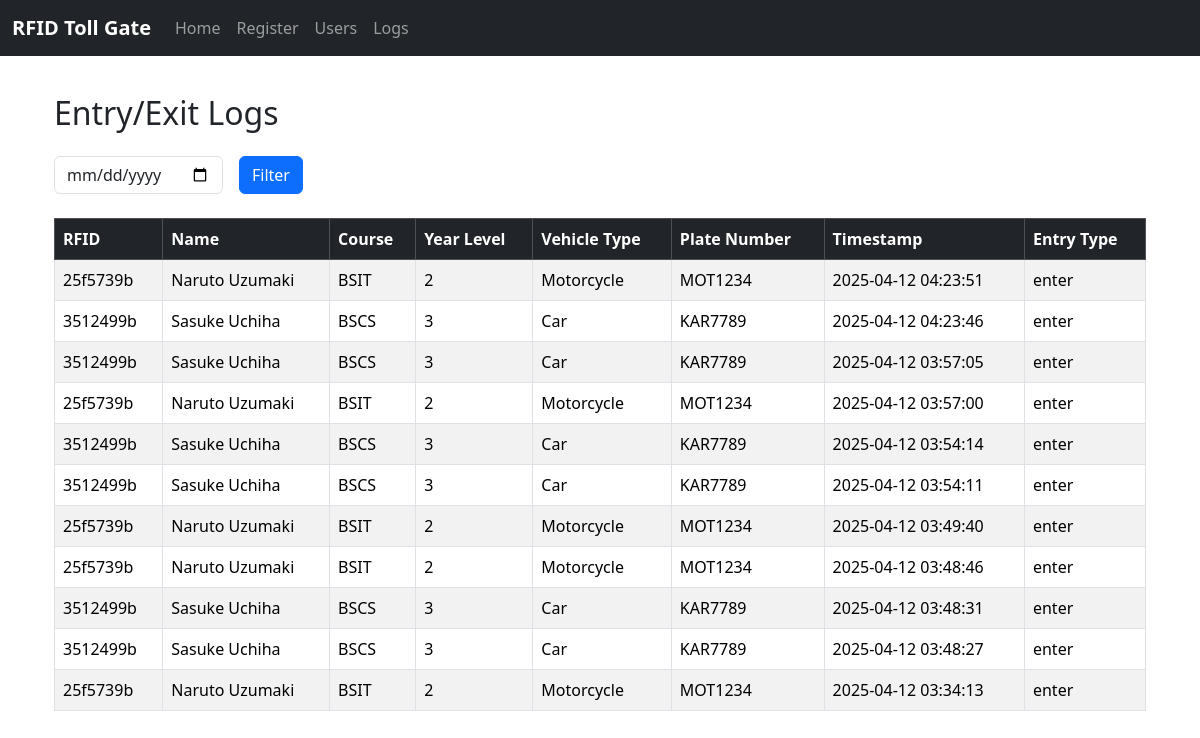
Page /logs on the earlier database version.
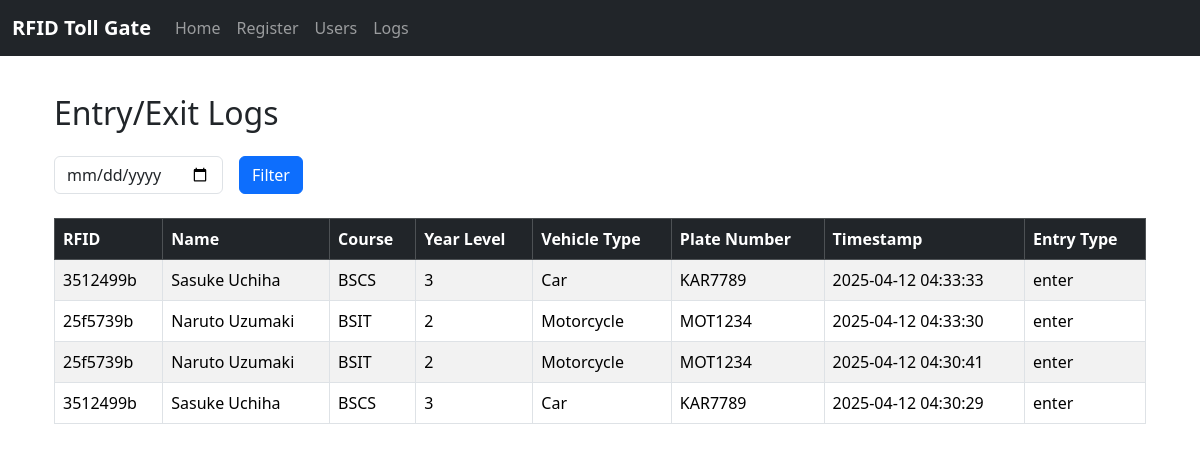
Same page on the later database version.
### tables this page shows
CREATE TABLE logs (
        id INTEGER PRIMARY KEY AUTOINCREMENT,
        rfid TEXT,
        name TEXT,
        course TEXT,
        year_level TEXT,
        vehicle_type TEXT,
        plate_number TEXT,
        timestamp TEXT,
        entry_type TEXT CHECK(entry_type IN ('enter', 'exit'))
    );

### main.py (the view)
@app.route('/logs')
def logs():
    selected_date = request.args.get('date')
    conn = sqlite3.connect('rfid_gate.db')
    c = conn.cursor()
    if selected_date:
        c.execute('''
            SELECT rfid, name, course, year_level, vehicle_type, plate_number, timestamp, entry_type
            FROM logs
            WHERE DATE(timestamp) = ?
            ORDER BY timestamp DESC
        ''', (selected_date,))
    else:
        c.execute('''
            SELECT rfid, name, course, year_level, vehicle_type, plate_number, timestamp, entry_type
            FROM logs
            ORDER BY timestamp DESC
        ''')
    logs_data = c.fetchall()
    conn.close()
    return render_template('logs.html', logs=logs_data, selected_date=selected_date)

### templates/logs.html (shortened to what this page needs)
{% extends "base.html" %}
{% block content %}
<div class="container mt-4">
  <h2 class="mb-4">Entry/Exit Logs</h2>
  <form method="GET" class="row g-3 mb-4">
    <div class="col-auto">
      <input type="date" name="date" class="form-control" value="{{ selected_date }}">
    </div>
    <div class="col-auto">
      <button type="submit" class="btn btn-primary">Filter</button>
    </div>
  </form>
  {% if logs %}
  <div class="table-responsive">
    <table class="table table-striped table-bordered">
      <thead class="table-dark">
        <tr>
          <th>RFID</th>
          <th>Name</th>
          <th>Course</th>
          <th>Year Level</th>
          <th>Vehicle Type</th>
          <th>Plate Number</th>
          <th>Timestamp</th>
          <th>Entry Type</th>
        </tr>
      </thead>
      <tbody>
        {% for log in logs %}
        <tr>
          <td>{{ log[0] }}</td>
          <td>{{ log[1] }}</td>
          <td>{{ log[2] }}</td>
          <td>{{ log[3] }}</td>
          <td>{{ log[4] }}</td>
          <td>{{ log[5] }}</td>
          <td>{{ log[6] }}</td>
          <td>{{ log[7] }}</td>
        </tr>
        {% endfor %}
      </tbody>
    </table>
  </div>
  {% else %}
    <p class="text-muted">No logs found{{ " for " + selected_date if selected_date }}.</p>
  {% endif %}
</div>
{% endblock %}

### templates/base.html (shortened to what this page needs)
<!DOCTYPE html>
<html lang="en">
<head>
  <link href="https://cdn.jsdelivr.net/npm/bootstrap@5.3.2/dist/css/bootstrap.min.css" rel="stylesheet">
</head>
<body>
  <nav class="navbar navbar-expand-lg navbar-dark bg-dark fixed-top">
    <div class="container-fluid">
      <a class="navbar-brand" href="/">RFID Toll Gate</a>
      <div class="collapse navbar-collapse">
        <ul class="navbar-nav me-auto mb-2 mb-lg-0">
          <li class="nav-item"><a class="nav-link" href="/">Home</a></li>
          <li class="nav-item"><a class="nav-link" href="/register">Register</a></li>
          <li class="nav-item"><a class="nav-link" href="/users">Users</a></li>
          <li class="nav-item"><a class="nav-link" href="/logs">Logs</a></li>
        </ul>
      </div>
    </div>
  </nav>
  <div class="container">
    {% block content %}{% endblock %}
  </div>
</body>
</html>

### templates/base.html (style rules this page uses)
body { padding-top: 70px; }
.navbar-brand { font-weight: bold; }

Differences in the rows shown:
removed logs: rfid "25f5739b", name "Naruto Uzumaki", course "BSIT", year_level "2", vehicle_type "Motorcycle", plate_number "MOT1234", timestamp "2025-04-12 04:23:51", entry_type "enter"
removed logs: rfid "3512499b", name "Sasuke Uchiha", course "BSCS", year_level "3", vehicle_type "Car", plate_number "KAR7789", timestamp "2025-04-12 04:23:46", entry_type "enter"
removed logs: rfid "3512499b", name "Sasuke Uchiha", course "BSCS", year_level "3", vehicle_type "Car", plate_number "KAR7789", timestamp "2025-04-12 03:57:05", entry_type "enter"
removed logs: rfid "25f5739b", name "Naruto Uzumaki", course "BSIT", year_level "2", vehicle_type "Motorcycle", plate_number "MOT1234", timestamp "2025-04-12 03:57:00", entry_type "enter"
removed logs: rfid "3512499b", name "Sasuke Uchiha", course "BSCS", year_level "3", vehicle_type "Car", plate_number "KAR7789", timestamp "2025-04-12 03:54:14", entry_type "enter"
removed logs: rfid "3512499b", name "Sasuke Uchiha", course "BSCS", year_level "3", vehicle_type "Car", plate_number "KAR7789", timestamp "2025-04-12 03:54:11", entry_type "enter"
removed logs: rfid "25f5739b", name "Naruto Uzumaki", course "BSIT", year_level "2", vehicle_type "Motorcycle", plate_number "MOT1234", timestamp "2025-04-12 03:49:40", entry_type "enter"
removed logs: rfid "25f5739b", name "Naruto Uzumaki", course "BSIT", year_level "2", vehicle_type "Motorcycle", plate_number "MOT1234", timestamp "2025-04-12 03:48:46", entry_type "enter"
removed logs: rfid "3512499b", name "Sasuke Uchiha", course "BSCS", year_level "3", vehicle_type "Car", plate_number "KAR7789", timestamp "2025-04-12 03:48:31", entry_type "enter"
removed logs: rfid "3512499b", name "Sasuke Uchiha", course "BSCS", year_level "3", vehicle_type "Car", plate_number "KAR7789", timestamp "2025-04-12 03:48:27", entry_type "enter"
removed logs: rfid "25f5739b", name "Naruto Uzumaki", course "BSIT", year_level "2", vehicle_type "Motorcycle", plate_number "MOT1234", timestamp "2025-04-12 03:34:13", entry_type "enter"
added logs: rfid "3512499b", name "Sasuke Uchiha", course "BSCS", year_level "3", vehicle_type "Car", plate_number "KAR7789", timestamp "2025-04-12 04:33:33", entry_type "enter"
added logs: rfid "25f5739b", name "Naruto Uzumaki", course "BSIT", year_level "2", vehicle_type "Motorcycle", plate_number "MOT1234", timestamp "2025-04-12 04:33:30", entry_type "enter"
added logs: rfid "25f5739b", name "Naruto Uzumaki", course "BSIT", year_level "2", vehicle_type "Motorcycle", plate_number "MOT1234", timestamp "2025-04-12 04:30:41", entry_type "enter"
added logs: rfid "3512499b", name "Sasuke Uchiha", course "BSCS", year_level "3", vehicle_type "Car", plate_number "KAR7789", timestamp "2025-04-12 04:30:29", entry_type "enter"
